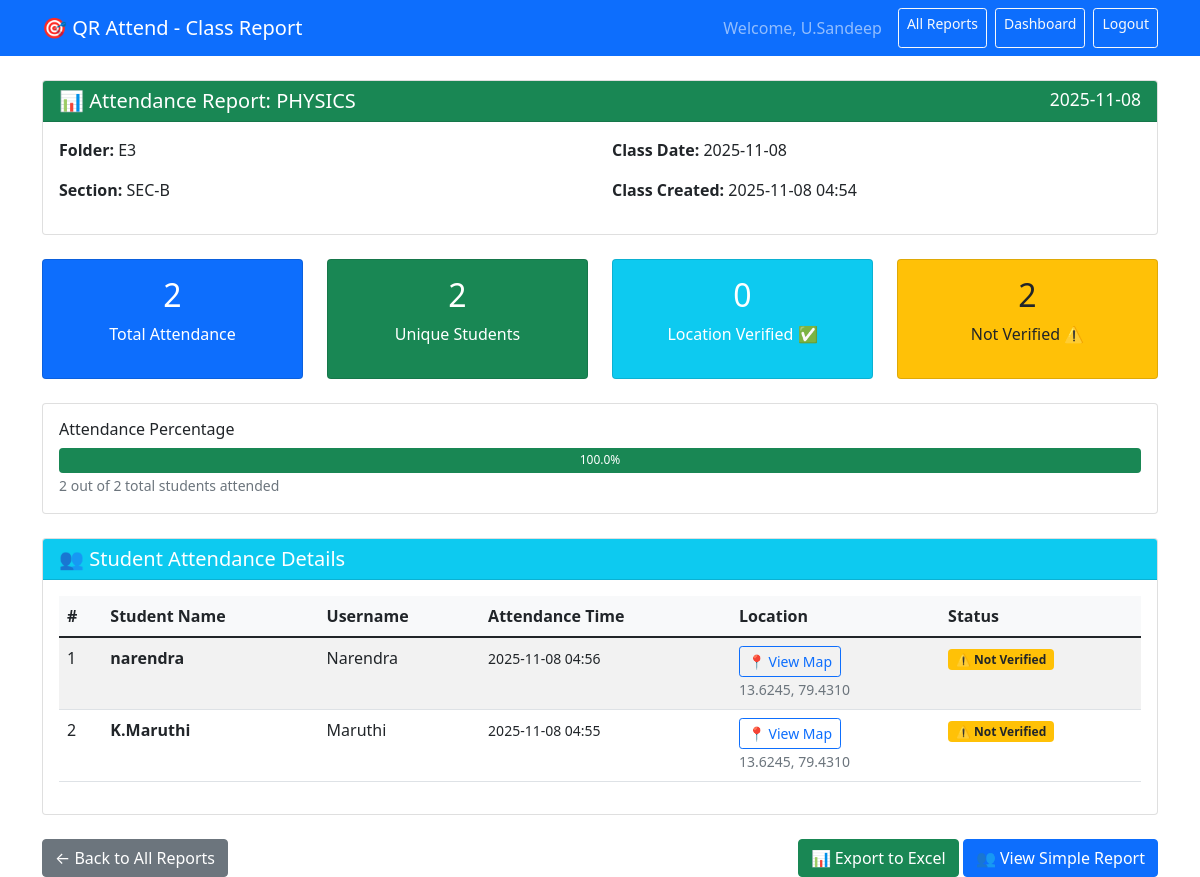
/teacher/class_report/5 (signed in), run on the app's committed database.
### tables this page shows
CREATE TABLE classes
                 (id INTEGER PRIMARY KEY AUTOINCREMENT,
                  subject TEXT NOT NULL,
                  date TEXT NOT NULL,
                  teacher_id INTEGER NOT NULL,
                  qr_code_path TEXT,
                  location_lat REAL,
                  location_lng REAL,
                  expiry_time TIMESTAMP,
                  is_active BOOLEAN DEFAULT 1,
                  folder_id INTEGER,
                  section_id INTEGER,
                  created_at TIMESTAMP DEFAULT CURRENT_TIMESTAMP,
                  FOREIGN KEY (teacher_id) REFERENCES users (id),
                  FOREIGN KEY (folder_id) REFERENCES folders (id),
                  FOREIGN KEY (section_id) REFERENCES sections (id));

CREATE TABLE folders
                 (id INTEGER PRIMARY KEY AUTOINCREMENT,
                  name TEXT NOT NULL,
                  teacher_id INTEGER NOT NULL,
                  created_at TIMESTAMP DEFAULT CURRENT_TIMESTAMP,
                  FOREIGN KEY (teacher_id) REFERENCES users (id));

CREATE TABLE sections
                 (id INTEGER PRIMARY KEY AUTOINCREMENT,
                  name TEXT NOT NULL,
                  folder_id INTEGER NOT NULL,
                  created_at TIMESTAMP DEFAULT CURRENT_TIMESTAMP,
                  FOREIGN KEY (folder_id) REFERENCES folders (id));

CREATE TABLE attendance
                 (id INTEGER PRIMARY KEY AUTOINCREMENT,
                  student_id INTEGER NOT NULL,
                  class_id INTEGER NOT NULL,
                  timestamp TIMESTAMP DEFAULT CURRENT_TIMESTAMP,
                  latitude REAL,
                  longitude REAL,
                  location_verified BOOLEAN,
                  FOREIGN KEY (student_id) REFERENCES users (id),
                  FOREIGN KEY (class_id) REFERENCES classes (id));

CREATE TABLE users
                 (id INTEGER PRIMARY KEY AUTOINCREMENT,
                  username TEXT UNIQUE NOT NULL,
                  password TEXT NOT NULL,
                  role TEXT NOT NULL,
                  name TEXT NOT NULL,
                  email TEXT,
                  created_at TIMESTAMP DEFAULT CURRENT_TIMESTAMP);

### app.py (the view)
@app.route('/teacher/class_report/<int:class_id>')
@login_required(role='teacher')
def view_class_report(class_id):
    teacher_id = session['user_id']
    conn = get_db_connection()
    class_info = conn.execute('''SELECT c.*, f.name as folder_name, s.name as section_name
                                FROM classes c
                                LEFT JOIN folders f ON c.folder_id = f.id
                                LEFT JOIN sections s ON c.section_id = s.id
                                WHERE c.id = ? AND c.teacher_id = ?''',
                             (class_id, teacher_id)).fetchone()
    if not class_info:
        flash('Class not found or access denied', 'error')
        return redirect(url_for('teacher_dashboard'))
    attendance = conn.execute('''SELECT a.*, u.name as student_name, u.username,
                                        a.timestamp, a.location_verified,
                                        a.latitude, a.longitude
                                 FROM attendance a
                                 JOIN users u ON a.student_id = u.id
                                 WHERE a.class_id = ?
                                 ORDER BY a.timestamp DESC''', (class_id,)).fetchall()
    total_attendance = len(attendance)
    unique_students = len(set(record['student_id'] for record in attendance))
    verified_count = sum(1 for record in attendance if record['location_verified'])
    not_verified_count = total_attendance - verified_count
    total_students = conn.execute('SELECT COUNT(*) as count FROM users WHERE role = "student"').fetchone()['count']
    attendance_percentage = (unique_students / total_students * 100) if total_students > 0 else 0
    conn.close()
    return render_template('class_report.html',
                         attendance=attendance,
                         class_info=class_info,
                         total_attendance=total_attendance,
                         unique_students=unique_students,
                         verified_count=verified_count,
                         not_verified_count=not_verified_count,
                         attendance_percentage=attendance_percentage,
                         total_students=total_students)

### app.py (called while the page is built)
def get_db_connection():
    conn = sqlite3.connect(app.config['DATABASE'])
    conn.row_factory = sqlite3.Row
    return conn

def login_required(role=None):
    def decorator(f):
        from functools import wraps
        @wraps(f)
        def decorated_function(*args, **kwargs):
            if 'user_id' not in session:
                return redirect(url_for('login'))
            if role and session.get('role') != role:
                flash('Access denied!', 'error')
                return redirect(url_for('index'))
            return f(*args, **kwargs)
        return decorated_function
    return decorator

### templates/class_report.html (shortened to what this page needs)
<!DOCTYPE html>
<html lang="en">
<head>
    <link href="https://cdn.jsdelivr.net/npm/bootstrap@5.1.3/dist/css/bootstrap.min.css" rel="stylesheet">
</head>
<body>
    <nav class="navbar navbar-expand-lg navbar-dark bg-primary">
        <div class="container">
            <a class="navbar-brand" href="#">🎯 QR Attend - Class Report</a>
            <div class="navbar-nav ms-auto">
                <span class="navbar-text me-3">Welcome, {{ session.name }}</span>
                <a class="btn btn-outline-light btn-sm me-2" href="{{ url_for('teacher_reports') }}">All Reports</a>
                <a class="btn btn-outline-light btn-sm me-2" href="{{ url_for('teacher_dashboard') }}">Dashboard</a>
                <a class="btn btn-outline-light btn-sm" href="{{ url_for('logout') }}">Logout</a>
            </div>
        </div>
    </nav>
    <div class="container mt-4">
        <div class="card mb-4">
            <div class="card-header bg-success text-white">
                <h5 class="mb-0">
                    📊 Attendance Report: {{ class_info.subject }}
                    <small class="float-end">{{ class_info.date }}</small>
                </h5>
            </div>
            <div class="card-body">
                <div class="row">
                    <div class="col-md-6">
                        <p><strong>Folder:</strong> {{ class_info.folder_name or 'N/A' }}</p>
                        <p><strong>Section:</strong> {{ class_info.section_name or 'N/A' }}</p>
                    </div>
                    <div class="col-md-6">
                        <p><strong>Class Date:</strong> {{ class_info.date }}</p>
                        <p><strong>Class Created:</strong> {{ class_info.created_at[:16] }}</p>
                    </div>
                </div>
            </div>
        </div>
        <div class="row mb-4">
            <div class="col-md-3">
                <div class="card stats-card bg-primary text-white">
                    <div class="card-body text-center">
                        <h2>{{ total_attendance }}</h2>
                        <p>Total Attendance</p>
                    </div>
                </div>
            </div>
            <div class="col-md-3">
                <div class="card stats-card bg-success text-white">
                    <div class="card-body text-center">
                        <h2>{{ unique_students }}</h2>
                        <p>Unique Students</p>
                    </div>
                </div>
            </div>
            <div class="col-md-3">
                <div class="card stats-card bg-info text-white">
                    <div class="card-body text-center">
                        <h2>{{ verified_count }}</h2>
                        <p>Location Verified ✅</p>
                    </div>
                </div>
            </div>
            <div class="col-md-3">
                <div class="card stats-card bg-warning text-dark">
                    <div class="card-body text-center">
                        <h2>{{ not_verified_count }}</h2>
                        <p>Not Verified ⚠️</p>
                    </div>
                </div>
            </div>
        </div>
        <div class="row mb-4">
            <div class="col-12">
                <div class="card">
                    <div class="card-body">
                        <h6>Attendance Percentage</h6>
                        <div class="progress" style="height: 25px;">
                            <div class="progress-bar bg-success" role="progressbar"
                                 style="width: {{ attendance_percentage }}%;"
                                 aria-valuenow="{{ attendance_percentage }}"
                                 aria-valuemin="0"
                                 aria-valuemax="100">
                                {{ "%.1f"|format(attendance_percentage) }}%
                            </div>
                        </div>
                        <small class="text-muted">
                            {{ unique_students }} out of {{ total_students }} total students attended
                        </small>
                    </div>
                </div>
            </div>
        </div>
        <div class="card">
            <div class="card-header bg-info text-white">
                <h5 class="mb-0">👥 Student Attendance Details</h5>
            </div>
            <div class="card-body">
                {% if attendance %}
                    <div class="table-responsive">
                        <table class="table table-striped table-hover attendance-table">
                            <thead>
                                <tr>
                                    <th>#</th>
                                    <th>Student Name</th>
                                    <th>Username</th>
                                    <th>Attendance Time</th>
                                    <th>Location</th>
                                    <th>Status</th>
                                </tr>
                            </thead>
                            <tbody>
                                {% for record in attendance %}
                                <tr>
                                    <td>{{ loop.index }}</td>
                                    <td>
                                        <strong>{{ record.student_name }}</strong>
                                    </td>
                                    <td>{{ record.username }}</td>
                                    <td>
                                        <small>{{ record.timestamp[:16] }}</small>
                                    </td>
                                    <td>
                                        {% if record.latitude and record.longitude %}
                                        <a href="https://maps.google.com/?q={{ record.latitude }},{{ record.longitude }}"
                                           target="_blank" class="btn btn-sm btn-outline-primary">
                                            📍 View Map
                                        </a>
                                        <br>
                                        <small class="text-muted">
                                            {{ "%.4f"|format(record.latitude) }}, {{ "%.4f"|format(record.longitude) }}
                                        </small>
                                        {% else %}
                                        <span class="text-muted">N/A</span>
                                        {% endif %}
                                    </td>
                                    <td>
                                        {% if record.location_verified %}
                                        <span class="badge bg-success">
                                            ✅ Verified
                                        </span>
                                        {% else %}
                                        <span class="badge bg-warning text-dark">
                                            ⚠️ Not Verified
                                        </span>
                                        {% endif %}
                                    </td>
                                </tr>
                                {% endfor %}
                            </tbody>
                        </table>
                    </div>
                {% else %}
                    <div class="text-center py-4">
                        <h5 class="text-muted">No attendance records for this class yet.</h5>
                        <p class="text-muted">Students can mark attendance by scanning the QR code.</p>
                    </div>
                {% endif %}
            </div>
        </div>
        <div class="mt-4">
            <div class="row">
                <div class="col-md-6">
                    <a href="{{ url_for('teacher_reports') }}" class="btn btn-secondary">
                        ← Back to All Reports
                    </a>
                </div>
                <div class="col-md-6 text-end">
                    {% if attendance %}
                    <a href="{{ url_for('export_attendance', folder_id=class_info.folder_id, section_id=class_info.section_id) }}"
                       class="btn btn-success">
                        📊 Export to Excel
                    </a>
                    {% endif %}
                    <a href="{{ url_for('view_class_attendance', class_id=class_info.id) }}"
                       class="btn btn-primary">
                        👥 View Simple Report
                    </a>
                </div>
            </div>
        </div>
    </div>
</body>
</html>

### templates/class_report.html (style rules this page uses)
.stats-card { transition: transform 0.2s; }
.attendance-table th { background-color: #f8f9fa; position: sticky; top: 0; }

### data on the page
classes: subject "PHYSICS", date "2025-11-08", created_at "2025-11-08 04:54"
folders: name "E3"
sections: name "SEC-B"
attendance: student_name "narendra", username "Narendra", timestamp "2025-11-08 04:56", latitude "13.6245", longitude "79.4310"
attendance: student_name "K.Maruthi", username "Maruthi", timestamp "2025-11-08 04:55", latitude "13.6245", longitude "79.4310"

### other printed values
{{ session.name }} "U.Sandeep"
{{ total_attendance }} "2"
{{ unique_students }} "2"
{{ verified_count }} "0"
{{ not_verified_count }} "2"
{{ "%.1f"|format(attendance_percentage) }} "100.0"
{{ total_students }} "2"
